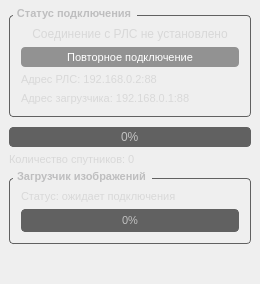
       <widget class="QWidget" name="scrollAreaWidgetContents_2">
        <property name="geometry">
         <rect>
          <x>0</x>
          <y>0</y>
          <width>260</width>
          <height>284</height>
         </rect>
        </property>
        <layout class="QVBoxLayout" name="verticalLayout_4">
         <property name="spacing">
          <number>6</number>
         </property>
         <property name="leftMargin">
          <number>9</number>
         </property>
         <property name="topMargin">
          <number>9</number>
         </property>
         <property name="rightMargin">
          <number>9</number>
         </property>
         <property name="bottomMargin">
          <number>9</number>
         </property>
         <item>
          <widget class="QGroupBox" name="groupBox">
           <property name="font">
            <font>
             <family>Arial</family>
             <pointsize>8</pointsize>
             <bold>true</bold>
            </font>
           </property>
           <property name="styleSheet">
            <string notr="true">QGroupBox {
  font-weight: bold;
  border: 1px solid #616161;
  border-radius: 4px;
  padding: 2px;
  margin-top: 6px;
  margin-bottom: 4px;
  color: #Bebebf
}

QGroupBox::title {
  subcontrol-origin: margin;
  subcontrol-position: top left;
  left: 4px;
  padding-left: 2px;
  padding-right: 4px;
  padding-top: -4px;
}

QGroupBox::indicator {
  margin-left: 2px;
  margin-top: 2px;
  padding: 0;
  height: 14px;
  width: 14px;
}

QGroupBox::indicator:unchecked {
  border: none;
  image: url(&quot;:/ui-resources/css/checkbox_unchecked.png&quot;);
}

QGroupBox::indicator:unchecked:hover, QGroupBox::indicator:unchecked:focus, QGroupBox::indicator:unchecked:pressed {
  border: none;
  image: url(&quot;:/ui-resources/css/checkbox_unchecked_focus.png&quot;);
}

QGroupBox::indicator:unchecked:disabled {
  image: url(&quot;:/ui-resources/css/checkbox_unchecked_disabled.png&quot;);
}

QGroupBox::indicator:checked {
  border: none;
  image: url(&quot;:/ui-resources/css/checkbox_checked.png&quot;);
}

QGroupBox::indicator:checked:hover, QGroupBox::indicator:checked:focus, QGroupBox::indicator:checked:pressed {
  border: none;
  image: url(&quot;:/ui-resources/css/checkbox_checked_focus.png&quot;);
}

QGroupBox::indicator:checked:disabled {
  image: url(&quot;:/ui-resources/css/checkbox_checked_disabled.png&quot;);
}</string>
           </property>
           <property name="title">
            <string>Статус подключения</string>
           </property>
           <layout class="QVBoxLayout" name="verticalLayout_5">
            <item>
             <widget class="QLabel" name="label_c_connectionstatus">
              <property name="font">
               <font>
                <family>Arial</family>
                <pointsize>9</pointsize>
                <bold>false</bold>
                <strikeout>false</strikeout>
               </font>
              </property>
              <property name="styleSheet">
               <string notr="true">QWidget {
 color: #D8d8d8
}

Label {
  background-color: #313131;
  border: 0px solid #C9CDD0;
  padding: 2px;
  margin: 0px;
  color: #D8d8d8;
}

QLabel:disabled {
  background-color: #313131;
  border: 0px solid #C9CDD0;
  color: #Bebebf;
}</string>
              </property>
              <property name="text">
               <string>Соединение с РЛС не установлено</string>
              </property>
              <property name="alignment">
               <set>Qt::AlignCenter</set>
              </property>
             </widget>
            </item>
            <item>
             <widget class="QPushButton" name="pushButton_reconnect">
              <property name="minimumSize">
               <size>
                <width>0</width>
                <height>20</height>
               </size>
              </property>
              <property name="maximumSize">
               <size>
                <width>16777215</width>
                <height>20</height>
               </size>
              </property>
              <property name="font">
               <font>
                <family>Arial</family>
                <pointsize>8</pointsize>
               </font>
              </property>
              <property name="styleSheet">
               <string notr="true">QPushButton {
  background-color: #929292;
  color: #FFFFFF;
  border-radius: 4px;
  padding: 2px;
  outline: none;
  border: none;
}

QPushButton:disabled {
  background-color: #313131;
  color: #Bebebf;
  border-radius: 4px;
  padding: 2px;
}

QPushButton:checked {
  background-color: #Bebebf;
  color: #FFFFFF;
  border-radius: 4px;
  padding: 2px;
  outline: none;
}

QPushButton:checked:disabled {
  background-color: #ACB1B6;
  color: #788D9C;
  border-radius: 4px;
  padding: 2px;
  outline: none;
}

QPushButton:checked:selected {
  background: #fafafc;
}

QPushButton:hover {
  background-color: #D8d8d8;
  color: #23243b;
}

QPushButton:pressed {
  background-color: #9191a9;
  color: #23243b;
}

QPushButton:selected {
  background: #ACB1B6;
  color: #19232D;
}

QPushButton::menu-indicator {
  subcontrol-origin: padding;
  subcontrol-position: bottom right;
  bottom: 4px;
}

QDialogButtonBox QPushButton {
  /* Issue #194 #248 - Special case of QPushButton inside dialogs, for better UI */
  min-width: 80px;
}</string>
              </property>
              <property name="text">
               <string>Повторное подключение</string>
              </property>
              <property name="icon">
               <iconset resource="images.qrc">
                <normaloff>:/ui-resources/white/refresh.png</normaloff>:/ui-resources/white/refresh.png</iconset>
              </property>
              <property name="iconSize">
               <size>
                <width>12</width>
                <height>12</height>
               </size>
              </property>
              <property name="default">
               <bool>false</bool>
              </property>
              <property name="flat">
               <bool>false</bool>
              </property>
             </widget>
            </item>
            <item>
             <widget class="QLabel" name="label_c_sarip">
              <property name="font">
               <font>
                <family>Arial</family>
                <pointsize>8</pointsize>
               </font>
              </property>
              <property name="styleSheet">
               <string notr="true">QWidget {
 color: #D8d8d8
}

Label {
  background-color: #313131;
  border: 0px solid #C9CDD0;
  padding: 2px;
  margin: 0px;
  color: #D8d8d8;
}

QLabel:disabled {
  background-color: #313131;
  border: 0px solid #C9CDD0;
  color: #Bebebf;
}</string>
              </property>
              <property name="text">
               <string>Адрес РЛС: 192.168.0.2:88</string>
              </property>
             </widget>
            </item>
            <item>
             <widget class="QLabel" name="label_c_loaderip">
              <property name="font">
               <font>
                <family>Arial</family>
                <pointsize>8</pointsize>
               </font>
              </property>
              <property name="styleSheet">
               <string notr="true">QWidget {
 color: #D8d8d8
}

Label {
  background-color: #313131;
  border: 0px solid #C9CDD0;
  padding: 2px;
  margin: 0px;
  color: #D8d8d8;
}

QLabel:disabled {
  background-color: #313131;
  border: 0px solid #C9CDD0;
  color: #Bebebf;
}</string>
              </property>
              <property name="text">
               <string>Адрес загрузчика: 192.168.0.1:88</string>
              </property>
             </widget>
            </item>
           </layout>
          </widget>
         </item>
         <item>
          <widget class="QProgressBar" name="progressBar_formImageStatus">
           <property name="enabled">
            <bool>true</bool>
           </property>
           <property name="minimumSize">
            <size>
             <width>0</width>
             <height>20</height>
            </size>
           </property>
           <property name="maximumSize">
            <size>
             <width>16777215</width>
             <height>20</height>
            </size>
           </property>
           <property name="font">
            <font>
             <family>Arial</family>
            </font>
           </property>
           <property name="styleSheet">
            <string notr="true">QProgressBar {
  background-color: #616161;
  border: 1px solid #616161;
  color: #C2C2C2;
  border-radius: 4px;
  text-align: center;
}

QProgressBar:disabled {
  background-color: #23243b;
  border: 1px solid #C9CDD0;
  color: #C2C2C2;
  border-radius: 4px;
  text-align: center;
}

QProgressBar::chunk {
  background-color: #C2C2C2;
  color: #23243b;
  border-radius: 4px;
}

QProgressBar::chunk:disabled {
  background-color: #Bebebf;
  color: #23243b;
  border-radius: 4px;
}</string>
           </property>
           <property name="value">
            <number>0</number>
           </property>
          </widget>
         </item>
         <item>
          <widget class="QLabel" name="label_c_satcount">
           <property name="font">
            <font>
             <family>Arial</family>
             <pointsize>8</pointsize>
            </font>
           </property>
           <property name="styleSheet">
            <string notr="true">QWidget {
 color: #D8d8d8
}

Label {
  background-color: #313131;
  border: 0px solid #C9CDD0;
  padding: 2px;
  margin: 0px;
  color: #D8d8d8;
}

QLabel:disabled {
  background-color: #313131;
  border: 0px solid #C9CDD0;
  color: #Bebebf;
}</string>
           </property>
           <property name="text">
            <string>Количество спутников: 0</string>
           </property>
          </widget>
         </item>
         <item>
          <widget class="QGroupBox" name="groupBox_Loader">
           <property name="font">
            <font>
             <family>Arial</family>
             <pointsize>8</pointsize>
             <bold>true</bold>
            </font>
           </property>
           <property name="styleSheet">
            <string notr="true">QGroupBox {
  font-weight: bold;
  border: 1px solid #616161;
  border-radius: 4px;
  padding: 2px;
  margin-top: 6px;
  margin-bottom: 4px;
  color: #Bebebf
}

QGroupBox::title {
  subcontrol-origin: margin;
  subcontrol-position: top left;
  left: 4px;
  padding-left: 2px;
  padding-right: 4px;
  padding-top: -4px;
}

QGroupBox::indicator {
  margin-left: 2px;
  margin-top: 2px;
  padding: 0;
  height: 14px;
  width: 14px;
}

QGroupBox::indicator:unchecked {
  border: none;
  image: url(&quot;:/ui-resources/css/checkbox_unchecked.png&quot;);
}

QGroupBox::indicator:unchecked:hover, QGroupBox::indicator:unchecked:focus, QGroupBox::indicator:unchecked:pressed {
  border: none;
  image: url(&quot;:/ui-resources/css/checkbox_unchecked_focus.png&quot;);
}

QGroupBox::indicator:unchecked:disabled {
  image: url(&quot;:/ui-resources/css/checkbox_unchecked_disabled.png&quot;);
}

QGroupBox::indicator:checked {
  border: none;
  image: url(&quot;:/ui-resources/css/checkbox_checked.png&quot;);
}

QGroupBox::indicator:checked:hover, QGroupBox::indicator:checked:focus, QGroupBox::indicator:checked:pressed {
  border: none;
  image: url(&quot;:/ui-resources/css/checkbox_checked_focus.png&quot;);
}

QGroupBox::indicator:checked:disabled {
  image: url(&quot;:/ui-resources/css/checkbox_checked_disabled.png&quot;);
}</string>
           </property>
           <property name="title">
            <string>Загрузчик изображений</string>
           </property>
           <layout class="QVBoxLayout" name="verticalLayout_6">
            <item>
             <widget class="QLabel" name="label_c_loaderStatus">
              <property name="font">
               <font>
                <family>Arial</family>
                <pointsize>8</pointsize>
               </font>
              </property>
              <property name="styleSheet">
               <string notr="true">QWidget {
 color: #D8d8d8
}

Label {
  background-color: #313131;
  border: 0px solid #C9CDD0;
  padding: 2px;
  margin: 0px;
  color: #D8d8d8;
}

QLabel:disabled {
  background-color: #313131;
  border: 0px solid #C9CDD0;
  color: #Bebebf;
}</string>
              </property>
              <property name="text">
               <string>Статус: ожидает подключения</string>
              </property>
             </widget>
            </item>
            <item>
             <widget class="QProgressBar" name="progressBar_loader">
              <property name="enabled">
               <bool>true</bool>
              </property>
              <property name="font">
               <font>
                <family>Arial</family>
                <pointsize>8</pointsize>
               </font>
              </property>
              <property name="styleSheet">
               <string notr="true">QProgressBar {
  background-color: #616161;
  border: 1px solid #616161;
  color: #C2C2C2;
  border-radius: 4px;
  text-align: center;
}

QProgressBar:disabled {
  background-color: #23243b;
  border: 1px solid #C9CDD0;
  color: #C2C2C2;
  border-radius: 4px;
  text-align: center;
}

QProgressBar::chunk {
  background-color: #C2C2C2;
  color: #23243b;
  border-radius: 4px;
}

QProgressBar::chunk:disabled {
  background-color: #Bebebf;
  color: #23243b;
  border-radius: 4px;
}</string>
              </property>
              <property name="value">
               <number>0</number>
              </property>
             </widget>
            </item>
           </layout>
          </widget>
         </item>
         <item>
          <spacer name="verticalSpacer_2">
           <property name="font">
            <font>
             <family>Arial</family>
             <pointsize>10</pointsize>
            </font>
           </property>
           <property name="orientation">
            <enum>Qt::Vertical</enum>
           </property>
           <property name="sizeHint" stdset="0">
            <size>
             <width>20</width>
             <height>40</height>
            </size>
           </property>
          </spacer>
         </item>
        </layout>
       </widget>
